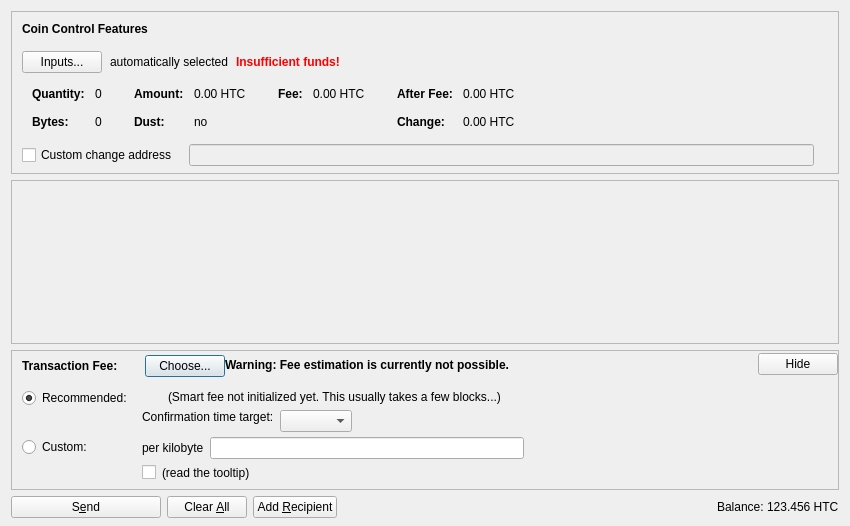
<?xml version="1.0" encoding="UTF-8"?>
<ui version="4.0">
 <class>SendCoinsDialog</class>
 <widget class="QDialog" name="SendCoinsDialog">
  <property name="geometry">
   <rect>
    <x>0</x>
    <y>0</y>
    <width>850</width>
    <height>526</height>
   </rect>
  </property>
  <property name="windowTitle">
   <string>Send Coins</string>
  </property>
  <layout class="QVBoxLayout" name="verticalLayout" stretch="0,1,0,0">
   <property name="bottomMargin">
    <number>8</number>
   </property>
   <item>
    <widget class="QFrame" name="frameCoinControl">
     <property name="sizePolicy">
      <sizepolicy hsizetype="Expanding" vsizetype="Expanding">
       <horstretch>0</horstretch>
       <verstretch>0</verstretch>
      </sizepolicy>
     </property>
     <property name="maximumSize">
      <size>
       <width>16777215</width>
       <height>16777215</height>
      </size>
     </property>
     <property name="frameShape">
      <enum>QFrame::StyledPanel</enum>
     </property>
     <property name="frameShadow">
      <enum>QFrame::Sunken</enum>
     </property>
     <layout class="QVBoxLayout" name="verticalLayoutCoinControl2">
      <property name="spacing">
       <number>0</number>
      </property>
      <property name="leftMargin">
       <number>0</number>
      </property>
      <property name="topMargin">
       <number>0</number>
      </property>
      <property name="rightMargin">
       <number>0</number>
      </property>
      <property name="bottomMargin">
       <number>6</number>
      </property>
      <item>
       <layout class="QVBoxLayout" name="verticalLayoutCoinControl" stretch="0,0,0,0,1">
        <property name="spacing">
         <number>0</number>
        </property>
        <property name="leftMargin">
         <number>10</number>
        </property>
        <property name="topMargin">
         <number>10</number>
        </property>
        <item>
         <layout class="QHBoxLayout" name="horizontalLayoutCoinControl1">
          <property name="bottomMargin">
           <number>15</number>
          </property>
          <item>
           <widget class="QLabel" name="labelCoinControlFeatures">
            <property name="sizePolicy">
             <sizepolicy hsizetype="Preferred" vsizetype="Maximum">
              <horstretch>0</horstretch>
              <verstretch>0</verstretch>
             </sizepolicy>
            </property>
            <property name="font">
             <font>
              <weight>75</weight>
              <bold>true</bold>
             </font>
            </property>
            <property name="styleSheet">
             <string notr="true">font-weight:bold;</string>
            </property>
            <property name="text">
             <string>Coin Control Features</string>
            </property>
           </widget>
          </item>
         </layout>
        </item>
        <item>
         <layout class="QHBoxLayout" name="horizontalLayoutCoinControl2" stretch="0,0,0,0">
          <property name="spacing">
           <number>8</number>
          </property>
          <property name="bottomMargin">
           <number>10</number>
          </property>
          <item>
           <widget class="QPushButton" name="pushButtonCoinControl">
            <property name="styleSheet">
             <string notr="true"/>
            </property>
            <property name="text">
             <string>Inputs...</string>
            </property>
            <property name="autoDefault">
             <bool>false</bool>
            </property>
           </widget>
          </item>
          <item>
           <widget class="QLabel" name="labelCoinControlAutomaticallySelected">
            <property name="text">
             <string>automatically selected</string>
            </property>
            <property name="margin">
             <number>5</number>
            </property>
           </widget>
          </item>
          <item>
           <widget class="QLabel" name="labelCoinControlInsuffFunds">
            <property name="font">
             <font>
              <weight>75</weight>
              <bold>true</bold>
             </font>
            </property>
            <property name="styleSheet">
             <string notr="true">color:red;font-weight:bold;</string>
            </property>
            <property name="text">
             <string>Insufficient funds!</string>
            </property>
            <property name="margin">
             <number>5</number>
            </property>
           </widget>
          </item>
          <item>
           <spacer name="horizontalSpacerCoinControl">
            <property name="orientation">
             <enum>Qt::Horizontal</enum>
            </property>
            <property name="sizeHint" stdset="0">
             <size>
              <width>40</width>
              <height>1</height>
             </size>
            </property>
           </spacer>
          </item>
         </layout>
        </item>
        <item>
         <widget class="QWidget" name="widgetCoinControl" native="true">
          <property name="sizePolicy">
           <sizepolicy hsizetype="Preferred" vsizetype="Preferred">
            <horstretch>0</horstretch>
            <verstretch>0</verstretch>
           </sizepolicy>
          </property>
          <property name="minimumSize">
           <size>
            <width>0</width>
            <height>0</height>
           </size>
          </property>
          <property name="styleSheet">
           <string notr="true"/>
          </property>
          <layout class="QHBoxLayout" name="horizontalLayoutCoinControl5">
           <property name="leftMargin">
            <number>0</number>
           </property>
           <property name="topMargin">
            <number>0</number>
           </property>
           <property name="rightMargin">
            <number>0</number>
           </property>
           <property name="bottomMargin">
            <number>0</number>
           </property>
           <item>
            <layout class="QHBoxLayout" name="horizontalLayoutCoinControl3" stretch="0,0,0,1">
             <property name="spacing">
              <number>20</number>
             </property>
             <property name="topMargin">
              <number>0</number>
             </property>
             <property name="bottomMargin">
              <number>10</number>
             </property>
             <item>
              <layout class="QFormLayout" name="formLayoutCoinControl1">
               <property name="horizontalSpacing">
                <number>10</number>
               </property>
               <property name="verticalSpacing">
                <number>14</number>
               </property>
               <property name="leftMargin">
                <number>10</number>
               </property>
               <property name="topMargin">
                <number>4</number>
               </property>
               <property name="rightMargin">
                <number>6</number>
               </property>
               <item row="0" column="0">
                <widget class="QLabel" name="labelCoinControlQuantityText">
                 <property name="font">
                  <font>
                   <weight>75</weight>
                   <bold>true</bold>
                  </font>
                 </property>
                 <property name="text">
                  <string>Quantity:</string>
                 </property>
                 <property name="margin">
                  <number>0</number>
                 </property>
                </widget>
               </item>
               <item row="0" column="1">
                <widget class="QLabel" name="labelCoinControlQuantity">
                 <property name="cursor">
                  <cursorShape>IBeamCursor</cursorShape>
                 </property>
                 <property name="contextMenuPolicy">
                  <enum>Qt::ActionsContextMenu</enum>
                 </property>
                 <property name="text">
                  <string notr="true">0</string>
                 </property>
                 <property name="margin">
                  <number>0</number>
                 </property>
                 <property name="textInteractionFlags">
                  <set>Qt::LinksAccessibleByMouse|Qt::TextSelectableByKeyboard|Qt::TextSelectableByMouse</set>
                 </property>
                </widget>
               </item>
               <item row="1" column="0">
                <widget class="QLabel" name="labelCoinControlBytesText">
                 <property name="font">
                  <font>
                   <weight>75</weight>
                   <bold>true</bold>
                  </font>
                 </property>
                 <property name="text">
                  <string>Bytes:</string>
                 </property>
                </widget>
               </item>
               <item row="1" column="1">
                <widget class="QLabel" name="labelCoinControlBytes">
                 <property name="cursor">
                  <cursorShape>IBeamCursor</cursorShape>
                 </property>
                 <property name="contextMenuPolicy">
                  <enum>Qt::ActionsContextMenu</enum>
                 </property>
                 <property name="text">
                  <string notr="true">0</string>
                 </property>
                 <property name="textInteractionFlags">
                  <set>Qt::LinksAccessibleByMouse|Qt::TextSelectableByKeyboard|Qt::TextSelectableByMouse</set>
                 </property>
                </widget>
               </item>
              </layout>
             </item>
             <item>
              <layout class="QFormLayout" name="formLayoutCoinControl2">
               <property name="horizontalSpacing">
                <number>10</number>
               </property>
               <property name="verticalSpacing">
                <number>14</number>
               </property>
               <property name="leftMargin">
                <number>6</number>
               </property>
               <property name="topMargin">
                <number>4</number>
               </property>
               <property name="rightMargin">
                <number>6</number>
               </property>
               <item row="0" column="0">
                <widget class="QLabel" name="labelCoinControlAmountText">
                 <property name="font">
                  <font>
                   <weight>75</weight>
                   <bold>true</bold>
                  </font>
                 </property>
                 <property name="text">
                  <string>Amount:</string>
                 </property>
                 <property name="margin">
                  <number>0</number>
                 </property>
                </widget>
               </item>
               <item row="0" column="1">
                <widget class="QLabel" name="labelCoinControlAmount">
                 <property name="cursor">
                  <cursorShape>IBeamCursor</cursorShape>
                 </property>
                 <property name="contextMenuPolicy">
                  <enum>Qt::ActionsContextMenu</enum>
                 </property>
                 <property name="text">
                  <string notr="true">0.00 HTC</string>
                 </property>
                 <property name="textInteractionFlags">
                  <set>Qt::LinksAccessibleByMouse|Qt::TextSelectableByKeyboard|Qt::TextSelectableByMouse</set>
                 </property>
                </widget>
               </item>
               <item row="1" column="0">
                <widget class="QLabel" name="labelCoinControlLowOutputText">
                 <property name="font">
                  <font>
                   <weight>75</weight>
                   <bold>true</bold>
                  </font>
                 </property>
                 <property name="text">
                  <string>Dust:</string>
                 </property>
                </widget>
               </item>
               <item row="1" column="1">
                <widget class="QLabel" name="labelCoinControlLowOutput">
                 <property name="cursor">
                  <cursorShape>IBeamCursor</cursorShape>
                 </property>
                 <property name="contextMenuPolicy">
                  <enum>Qt::ActionsContextMenu</enum>
                 </property>
                 <property name="text">
                  <string notr="true">no</string>
                 </property>
                 <property name="textInteractionFlags">
                  <set>Qt::LinksAccessibleByMouse|Qt::TextSelectableByKeyboard|Qt::TextSelectableByMouse</set>
                 </property>
                </widget>
               </item>
              </layout>
             </item>
             <item>
              <layout class="QFormLayout" name="formLayoutCoinControl3">
               <property name="horizontalSpacing">
                <number>10</number>
               </property>
               <property name="verticalSpacing">
                <number>14</number>
               </property>
               <property name="leftMargin">
                <number>6</number>
               </property>
               <property name="topMargin">
                <number>4</number>
               </property>
               <property name="rightMargin">
                <number>6</number>
               </property>
               <item row="0" column="0">
                <widget class="QLabel" name="labelCoinControlFeeText">
                 <property name="font">
                  <font>
                   <weight>75</weight>
                   <bold>true</bold>
                  </font>
                 </property>
                 <property name="text">
                  <string>Fee:</string>
                 </property>
                 <property name="margin">
                  <number>0</number>
                 </property>
                </widget>
               </item>
               <item row="0" column="1">
                <widget class="QLabel" name="labelCoinControlFee">
                 <property name="cursor">
                  <cursorShape>IBeamCursor</cursorShape>
                 </property>
                 <property name="contextMenuPolicy">
                  <enum>Qt::ActionsContextMenu</enum>
                 </property>
                 <property name="text">
                  <string notr="true">0.00 HTC</string>
                 </property>
                 <property name="textInteractionFlags">
                  <set>Qt::LinksAccessibleByMouse|Qt::TextSelectableByKeyboard|Qt::TextSelectableByMouse</set>
                 </property>
                </widget>
               </item>
              </layout>
             </item>
             <item>
              <layout class="QFormLayout" name="formLayoutCoinControl4">
               <property name="horizontalSpacing">
                <number>10</number>
               </property>
               <property name="verticalSpacing">
                <number>14</number>
               </property>
               <property name="leftMargin">
                <number>6</number>
               </property>
               <property name="topMargin">
                <number>4</number>
               </property>
               <property name="rightMargin">
                <number>6</number>
               </property>
               <item row="0" column="0">
                <widget class="QLabel" name="labelCoinControlAfterFeeText">
                 <property name="font">
                  <font>
                   <weight>75</weight>
                   <bold>true</bold>
                  </font>
                 </property>
                 <property name="text">
                  <string>After Fee:</string>
                 </property>
                 <property name="margin">
                  <number>0</number>
                 </property>
                </widget>
               </item>
               <item row="0" column="1">
                <widget class="QLabel" name="labelCoinControlAfterFee">
                 <property name="cursor">
                  <cursorShape>IBeamCursor</cursorShape>
                 </property>
                 <property name="contextMenuPolicy">
                  <enum>Qt::ActionsContextMenu</enum>
                 </property>
                 <property name="text">
                  <string notr="true">0.00 HTC</string>
                 </property>
                 <property name="textInteractionFlags">
                  <set>Qt::LinksAccessibleByMouse|Qt::TextSelectableByKeyboard|Qt::TextSelectableByMouse</set>
                 </property>
                </widget>
               </item>
               <item row="1" column="0">
                <widget class="QLabel" name="labelCoinControlChangeText">
                 <property name="font">
                  <font>
                   <weight>75</weight>
                   <bold>true</bold>
                  </font>
                 </property>
                 <property name="text">
                  <string>Change:</string>
                 </property>
                </widget>
               </item>
               <item row="1" column="1">
                <widget class="QLabel" name="labelCoinControlChange">
                 <property name="cursor">
                  <cursorShape>IBeamCursor</cursorShape>
                 </property>
                 <property name="contextMenuPolicy">
                  <enum>Qt::ActionsContextMenu</enum>
                 </property>
                 <property name="text">
                  <string notr="true">0.00 HTC</string>
                 </property>
                 <property name="textInteractionFlags">
                  <set>Qt::LinksAccessibleByMouse|Qt::TextSelectableByKeyboard|Qt::TextSelectableByMouse</set>
                 </property>
                </widget>
               </item>
              </layout>
             </item>
            </layout>
           </item>
          </layout>
         </widget>
        </item>
        <item>
         <layout class="QHBoxLayout" name="horizontalLayoutCoinControl4" stretch="0,0,0">
          <property name="spacing">
           <number>12</number>
          </property>
          <property name="sizeConstraint">
           <enum>QLayout::SetDefaultConstraint</enum>
          </property>
          <property name="topMargin">
           <number>5</number>
          </property>
          <property name="rightMargin">
           <number>5</number>
          </property>
          <item>
           <widget class="QCheckBox" name="checkBoxCoinControlChange">
            <property name="toolTip">
             <string>If this is activated, but the change address is empty or invalid, change will be sent to a newly generated address.</string>
            </property>
            <property name="text">
             <string>Custom change address</string>
            </property>
           </widget>
          </item>
          <item>
           <widget class="QValidatedLineEdit" name="lineEditCoinControlChange">
            <property name="enabled">
             <bool>false</bool>
            </property>
            <property name="sizePolicy">
             <sizepolicy hsizetype="Expanding" vsizetype="Fixed">
              <horstretch>0</horstretch>
              <verstretch>0</verstretch>
             </sizepolicy>
            </property>
           </widget>
          </item>
          <item>
           <widget class="QLabel" name="labelCoinControlChangeLabel">
            <property name="sizePolicy">
             <sizepolicy hsizetype="Preferred" vsizetype="Expanding">
              <horstretch>0</horstretch>
              <verstretch>0</verstretch>
             </sizepolicy>
            </property>
            <property name="minimumSize">
             <size>
              <width>0</width>
              <height>0</height>
             </size>
            </property>
            <property name="text">
             <string/>
            </property>
            <property name="margin">
             <number>3</number>
            </property>
           </widget>
          </item>
         </layout>
        </item>
        <item>
         <spacer name="verticalSpacerCoinControl">
          <property name="orientation">
           <enum>Qt::Vertical</enum>
          </property>
          <property name="sizeHint" stdset="0">
           <size>
            <width>800</width>
            <height>1</height>
           </size>
          </property>
         </spacer>
        </item>
       </layout>
      </item>
     </layout>
    </widget>
   </item>
   <item>
    <widget class="QScrollArea" name="scrollArea">
     <property name="widgetResizable">
      <bool>true</bool>
     </property>
     <widget class="QWidget" name="scrollAreaWidgetContents">
      <property name="geometry">
       <rect>
        <x>0</x>
        <y>0</y>
        <width>830</width>
        <height>104</height>
       </rect>
      </property>
      <layout class="QVBoxLayout" name="verticalLayout_2" stretch="0,1">
       <property name="leftMargin">
        <number>0</number>
       </property>
       <property name="topMargin">
        <number>0</number>
       </property>
       <property name="rightMargin">
        <number>0</number>
       </property>
       <property name="bottomMargin">
        <number>0</number>
       </property>
       <item>
        <layout class="QVBoxLayout" name="entries">
         <property name="spacing">
          <number>6</number>
         </property>
        </layout>
       </item>
       <item>
        <spacer name="verticalSpacer">
         <property name="orientation">
          <enum>Qt::Vertical</enum>
         </property>
         <property name="sizeHint" stdset="0">
          <size>
           <width>20</width>
           <height>40</height>
          </size>
         </property>
        </spacer>
       </item>
      </layout>
     </widget>
    </widget>
   </item>
   <item>
    <widget class="QFrame" name="frameFee">
     <property name="sizePolicy">
      <sizepolicy hsizetype="Expanding" vsizetype="Expanding">
       <horstretch>0</horstretch>
       <verstretch>0</verstretch>
      </sizepolicy>
     </property>
     <property name="maximumSize">
      <size>
       <width>16777215</width>
       <height>16777215</height>
      </size>
     </property>
     <property name="frameShape">
      <enum>QFrame::StyledPanel</enum>
     </property>
     <property name="frameShadow">
      <enum>QFrame::Sunken</enum>
     </property>
     <layout class="QVBoxLayout" name="verticalLayoutFee1">
      <property name="spacing">
       <number>0</number>
      </property>
      <property name="leftMargin">
       <number>0</number>
      </property>
      <property name="topMargin">
       <number>0</number>
      </property>
      <property name="rightMargin">
       <number>0</number>
      </property>
      <property name="bottomMargin">
       <number>0</number>
      </property>
      <item>
       <layout class="QVBoxLayout" name="verticalLayoutFee2" stretch="0,0,0">
        <property name="spacing">
         <number>0</number>
        </property>
        <property name="leftMargin">
         <number>10</number>
        </property>
        <property name="topMargin">
         <number>0</number>
        </property>
        <item>
         <layout class="QHBoxLayout" name="horizontalLayoutFee1">
          <property name="bottomMargin">
           <number>0</number>
          </property>
          <item>
           <layout class="QVBoxLayout" name="verticalLayoutFee7">
            <property name="spacing">
             <number>0</number>
            </property>
            <item>
             <spacer name="verticalSpacerSmartFee">
              <property name="orientation">
               <enum>Qt::Vertical</enum>
              </property>
              <property name="sizeType">
               <enum>QSizePolicy::Fixed</enum>
              </property>
              <property name="sizeHint" stdset="0">
               <size>
                <width>1</width>
                <height>4</height>
               </size>
              </property>
             </spacer>
            </item>
            <item>
             <layout class="QHBoxLayout" name="horizontalLayoutSmartFee">
              <property name="spacing">
               <number>10</number>
              </property>
              <item>
               <widget class="QLabel" name="labelFeeHeadline">
                <property name="sizePolicy">
                 <sizepolicy hsizetype="Preferred" vsizetype="Maximum">
                  <horstretch>0</horstretch>
                  <verstretch>0</verstretch>
                 </sizepolicy>
                </property>
                <property name="font">
                 <font>
                  <weight>75</weight>
                  <bold>true</bold>
                 </font>
                </property>
                <property name="styleSheet">
                 <string notr="true">font-weight:bold;</string>
                </property>
                <property name="text">
                 <string>Transaction Fee:</string>
                </property>
               </widget>
              </item>
              <item>
               <widget class="QLabel" name="labelFeeMinimized">
                <property name="text">
                 <string/>
                </property>
               </widget>
              </item>
              <item>
               <widget class="QPushButton" name="buttonChooseFee">
                <property name="text">
                 <string>Choose...</string>
                </property>
               </widget>
              </item>
             </layout>
            </item>
            <item>
             <spacer name="verticalSpacer_5">
              <property name="orientation">
               <enum>Qt::Vertical</enum>
              </property>
              <property name="sizeHint" stdset="0">
               <size>
                <width>1</width>
                <height>1</height>
               </size>
              </property>
             </spacer>
            </item>
           </layout>
          </item>
          <item>
           <widget class="QLabel" name="fallbackFeeWarningLabel">
            <property name="toolTip">
             <string>Using the fallbackfee can result in sending a transaction that will take several hours or days (or never) to confirm. Consider choosing your fee manually or wait until you have validated the complete chain.</string>
            </property>
            <property name="font">
            <font>
                <weight>75</weight>
                <bold>true</bold>
            </font>
            </property>
            <property name="text">
             <string>Warning: Fee estimation is currently not possible.</string>
            </property>
            <property name="wordWrap">
             <bool>false</bool>
            </property>
           </widget>
          </item>
          <item>
           <spacer name="horizontalSpacer_4">
            <property name="orientation">
             <enum>Qt::Horizontal</enum>
            </property>
            <property name="sizeType">
             <enum>QSizePolicy::MinimumExpanding</enum>
            </property>
            <property name="sizeHint" stdset="0">
             <size>
              <width>40</width>
              <height>20</height>
             </size>
            </property>
           </spacer>
          </item>
          <item>
           <widget class="QPushButton" name="buttonMinimizeFee">
            <property name="toolTip">
             <string>collapse fee-settings</string>
            </property>
            <property name="text">
             <string>Hide</string>
            </property>
           </widget>
          </item>
         </layout>
        </item>
        <item>
         <widget class="QFrame" name="frameFeeSelection">
          <layout class="QVBoxLayout" name="verticalLayoutFee12">
           <property name="spacing">
            <number>0</number>
           </property>
           <property name="leftMargin">
            <number>0</number>
           </property>
           <property name="topMargin">
            <number>0</number>
           </property>
           <property name="rightMargin">
            <number>0</number>
           </property>
           <property name="bottomMargin">
            <number>0</number>
           </property>
           <item>
            <layout class="QGridLayout" name="gridLayoutFee">
             <property name="topMargin">
              <number>10</number>
             </property>
             <property name="bottomMargin">
              <number>4</number>
             </property>
             <property name="horizontalSpacing">
              <number>10</number>
             </property>
             <property name="verticalSpacing">
              <number>4</number>
             </property>
             <item row="1" column="1">
              <layout class="QVBoxLayout" name="verticalLayoutFee8">
               <property name="spacing">
                <number>6</number>
               </property>
               <item>
                <layout class="QHBoxLayout" name="horizontalLayoutFee13">
                 <item>
                  <widget class="QLabel" name="labelCustomPerKilobyte">
                   <property name="toolTip">
                    <string>If the custom fee is set to 1000 satoshis and the transaction is only 250 bytes, then &quot;per kilobyte&quot; only pays 250 satoshis in fee, while &quot;total at least&quot; pays 1000 satoshis. For transactions bigger than a kilobyte both pay by kilobyte.</string>
                   </property>
                   <property name="text">
                    <string>per kilobyte</string>
                   </property>
                  </widget>
                 </item>
                 <item>
                  <widget class="BitcoinAmountField" name="customFee"/>
                 </item>
                 <item>
                  <spacer name="horizontalSpacer_6">
                   <property name="orientation">
                    <enum>Qt::Horizontal</enum>
                   </property>
                   <property name="sizeHint" stdset="0">
                    <size>
                     <width>1</width>
                     <height>1</height>
                    </size>
                   </property>
                  </spacer>
                 </item>
                </layout>
               </item>
               <item>
                <layout class="QHBoxLayout" name="horizontalLayoutFee8">
                 <item>
                  <widget class="QCheckBox" name="checkBoxMinimumFee">
                   <property name="toolTip">
                    <string>Paying only the minimum fee is just fine as long as there is less transaction volume than space in the blocks. But be aware that this can end up in a never confirming transaction once there is more demand for hatchcoin transactions than the network can process.</string>
                   </property>
                   <property name="text">
                    <string/>
                   </property>
                  </widget>
                 </item>
                 <item>
                  <widget class="QLabel" name="labelMinFeeWarning">
                   <property name="enabled">
                    <bool>true</bool>
                   </property>
                   <property name="toolTip">
                    <string>Paying only the minimum fee is just fine as long as there is less transaction volume than space in the blocks. But be aware that this can end up in a never confirming transaction once there is more demand for hatchcoin transactions than the network can process.</string>
                   </property>
                   <property name="text">
                    <string>(read the tooltip)</string>
                   </property>
                   <property name="margin">
                    <number>5</number>
                   </property>
                  </widget>
                 </item>
                 <item>
                  <spacer name="horizontalSpacer_2">
                   <property name="orientation">
                    <enum>Qt::Horizontal</enum>
                   </property>
                   <property name="sizeHint" stdset="0">
                    <size>
                     <width>1</width>
                     <height>1</height>
                    </size>
                   </property>
                  </spacer>
                 </item>
                </layout>
               </item>
              </layout>
             </item>
             <item row="0" column="0">
              <layout class="QVBoxLayout" name="verticalLayoutFee4" stretch="0,1">
               <item>
                <widget class="QRadioButton" name="radioSmartFee">
                 <property name="text">
                  <string>Recommended:</string>
                 </property>
                 <property name="checked">
                  <bool>true</bool>
                 </property>
                 <attribute name="buttonGroup">
                  <string notr="true">groupFee</string>
                 </attribute>
                </widget>
               </item>
               <item>
                <spacer name="verticalSpacer_2">
                 <property name="orientation">
                  <enum>Qt::Vertical</enum>
                 </property>
                 <property name="sizeHint" stdset="0">
                  <size>
                   <width>1</width>
                   <height>1</height>
                  </size>
                 </property>
                </spacer>
               </item>
              </layout>
             </item>
             <item row="1" column="0">
              <layout class="QVBoxLayout" name="verticalLayoutFee9" stretch="0,1">
               <item>
                <widget class="QRadioButton" name="radioCustomFee">
                 <property name="text">
                  <string>Custom:</string>
                 </property>
                 <attribute name="buttonGroup">
                  <string notr="true">groupFee</string>
                 </attribute>
                </widget>
               </item>
               <item>
                <spacer name="verticalSpacer_6">
                 <property name="orientation">
                  <enum>Qt::Vertical</enum>
                 </property>
                 <property name="sizeHint" stdset="0">
                  <size>
                   <width>1</width>
                   <height>1</height>
                  </size>
                 </property>
                </spacer>
               </item>
              </layout>
             </item>
             <item row="0" column="1">
              <layout class="QVBoxLayout" name="verticalLayoutFee3" stretch="0,0,1">
               <property name="spacing">
                <number>6</number>
               </property>
               <property name="topMargin">
                <number>2</number>
               </property>
               <item>
                <layout class="QHBoxLayout" name="horizontalLayoutFee12">
                 <item>
                  <widget class="QLabel" name="labelSmartFee">
                   <property name="text">
                    <string/>
                   </property>
                   <property name="margin">
                    <number>2</number>
                   </property>
                  </widget>
                 </item>
                 <item>
                  <widget class="QLabel" name="labelFeeEstimation">
                   <property name="text">
                    <string/>
                   </property>
                  </widget>
                 </item>
                 <item>
                  <widget class="QLabel" name="labelSmartFee2">
                   <property name="text">
                    <string>(Smart fee not initialized yet. This usually takes a few blocks...)</string>
                   </property>
                   <property name="margin">
                    <number>2</number>
                   </property>
                  </widget>
                 </item>
                 <item>
                  <spacer name="horizontalSpacer_5">
                   <property name="orientation">
                    <enum>Qt::Horizontal</enum>
                   </property>
                   <property name="sizeHint" stdset="0">
                    <size>
                     <width>1</width>
                     <height>1</height>
                    </size>
                   </property>
                  </spacer>
                 </item>
                </layout>
               </item>
               <item>
                <layout class="QHBoxLayout" name="horizontalLayoutFee9">
                 <item>
                  <layout class="QVBoxLayout" name="verticalLayoutFee6">
                   <item>
                    <widget class="QLabel" name="labelSmartFee3">
                     <property name="text">
                      <string>Confirmation time target:</string>
                     </property>
                     <property name="margin">
                      <number>2</number>
                     </property>
                    </widget>
                   </item>
                   <item>
                    <spacer name="verticalSpacer_3">
                     <property name="orientation">
                      <enum>Qt::Vertical</enum>
                     </property>
                     <property name="sizeHint" stdset="0">
                      <size>
                       <width>1</width>
                       <height>1</height>
                      </size>
                     </property>
                    </spacer>
                   </item>
                  </layout>
                 </item>
                 <item>
                  <layout class="QVBoxLayout" name="verticalLayoutFee5">
                   <property name="rightMargin">
                    <number>30</number>
                   </property>
                   <item>
                    <layout class="QHBoxLayout" name="horizontalLayoutConfTarget">
                     <property name="bottomMargin">
                      <number>0</number>
                     </property>
                     <item>
                      <widget class="QComboBox" name="confTargetSelector"/>
                     </item>
                     <item>
                      <spacer name="horizontalSpacerConfTarget">
                       <property name="orientation">
                        <enum>Qt::Horizontal</enum>
                       </property>
                       <property name="sizeHint" stdset="0">
                        <size>
                         <width>40</width>
                         <height>20</height>
                        </size>
                       </property>
                      </spacer>
                     </item>
                    </layout>
                   </item>
                  </layout>
                 </item>
                </layout>
               </item>
               <item>
                <spacer name="verticalSpacer_4">
                 <property name="orientation">
                  <enum>Qt::Vertical</enum>
                 </property>
                 <property name="sizeHint" stdset="0">
                  <size>
                   <width>1</width>
                   <height>1</height>
                  </size>
                 </property>
                </spacer>
               </item>
              </layout>
             </item>
            </layout>
           </item>
          </layout>
         </widget>
        </item>
        <item>
         <spacer name="verticalSpacerFee">
          <property name="orientation">
           <enum>Qt::Vertical</enum>
          </property>
          <property name="sizeHint" stdset="0">
           <size>
            <width>40</width>
            <height>5</height>
           </size>
          </property>
         </spacer>
        </item>
       </layout>
      </item>
     </layout>
    </widget>
   </item>
   <item>
    <layout class="QHBoxLayout" name="horizontalLayout">
     <item>
      <widget class="QPushButton" name="sendButton">
       <property name="minimumSize">
        <size>
         <width>150</width>
         <height>0</height>
        </size>
       </property>
       <property name="toolTip">
        <string>Confirm the send action</string>
       </property>
       <property name="text">
        <string>S&amp;end</string>
       </property>
       <property name="icon">
        <iconset resource="../bitcoin.qrc">
         <normaloff>:/icons/send</normaloff>:/icons/send</iconset>
       </property>
       <property name="autoDefault">
        <bool>false</bool>
       </property>
       <property name="default">
        <bool>false</bool>
       </property>
      </widget>
     </item>
     <item>
      <widget class="QPushButton" name="clearButton">
       <property name="sizePolicy">
        <sizepolicy hsizetype="Minimum" vsizetype="Fixed">
         <horstretch>0</horstretch>
         <verstretch>0</verstretch>
        </sizepolicy>
       </property>
       <property name="toolTip">
        <string>Clear all fields of the form.</string>
       </property>
       <property name="text">
        <string>Clear &amp;All</string>
       </property>
       <property name="icon">
        <iconset resource="../bitcoin.qrc">
         <normaloff>:/icons/remove</normaloff>:/icons/remove</iconset>
       </property>
       <property name="autoDefault">
        <bool>false</bool>
       </property>
      </widget>
     </item>
     <item>
      <widget class="QPushButton" name="addButton">
       <property name="toolTip">
        <string>Send to multiple recipients at once</string>
       </property>
       <property name="text">
        <string>Add &amp;Recipient</string>
       </property>
       <property name="icon">
        <iconset resource="../bitcoin.qrc">
         <normaloff>:/icons/add</normaloff>:/icons/add</iconset>
       </property>
       <property name="autoDefault">
        <bool>false</bool>
       </property>
      </widget>
     </item>
     <item>
      <spacer name="horizontalSpacer">
       <property name="orientation">
        <enum>Qt::Horizontal</enum>
       </property>
       <property name="sizeHint" stdset="0">
        <size>
         <width>40</width>
         <height>20</height>
        </size>
       </property>
      </spacer>
     </item>
     <item>
      <layout class="QHBoxLayout" name="horizontalLayout_2">
       <property name="spacing">
        <number>3</number>
       </property>
       <item>
        <widget class="QLabel" name="label">
         <property name="sizePolicy">
          <sizepolicy hsizetype="Preferred" vsizetype="Fixed">
           <horstretch>0</horstretch>
           <verstretch>0</verstretch>
          </sizepolicy>
         </property>
         <property name="text">
          <string>Balance:</string>
         </property>
        </widget>
       </item>
       <item>
        <widget class="QLabel" name="labelBalance">
         <property name="sizePolicy">
          <sizepolicy hsizetype="Preferred" vsizetype="Fixed">
           <horstretch>0</horstretch>
           <verstretch>0</verstretch>
          </sizepolicy>
         </property>
         <property name="cursor">
          <cursorShape>IBeamCursor</cursorShape>
         </property>
         <property name="text">
          <string notr="true">123.456 HTC</string>
         </property>
         <property name="textInteractionFlags">
          <set>Qt::LinksAccessibleByMouse|Qt::TextSelectableByKeyboard|Qt::TextSelectableByMouse</set>
         </property>
        </widget>
       </item>
      </layout>
     </item>
    </layout>
   </item>
  </layout>
 </widget>
 <customwidgets>
  <customwidget>
   <class>QValidatedLineEdit</class>
   <extends>QLineEdit</extends>
   <header>qvalidatedlineedit.h</header>
  </customwidget>
  <customwidget>
   <class>BitcoinAmountField</class>
   <extends>QLineEdit</extends>
   <header>bitcoinamountfield.h</header>
   <container>1</container>
  </customwidget>
 </customwidgets>
 <resources>
  <include location="../bitcoin.qrc"/>
 </resources>
 <connections/>
 <buttongroups>
  <buttongroup name="groupFee"/>
 </buttongroups>
</ui>
